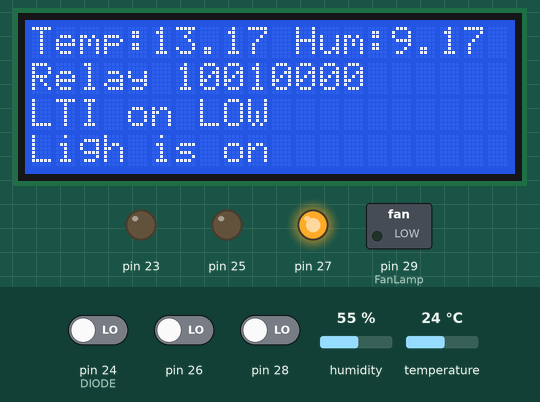
A sketch run on a simulated Arduino Mega 2560, built with avr-gcc and run on an emulated ATmega2560. Shown: 20×4 character LCD, switched loads named in the sketch (green lamp = pin HIGH), output pins drawn as LEDs (lit = HIGH). The test bench sets the inputs (shaded band); at power-on: pin 24 (DIODE) LOW, temperature 24 °C, humidity 55 %, pin 26 LOW, pin 28 LOW. What the sketch prints to the serial monitor is not drawn.

Above: at 3.2 s.
3.3 s: pin 24 (DIODE) driven HIGH
At 6.4 s:
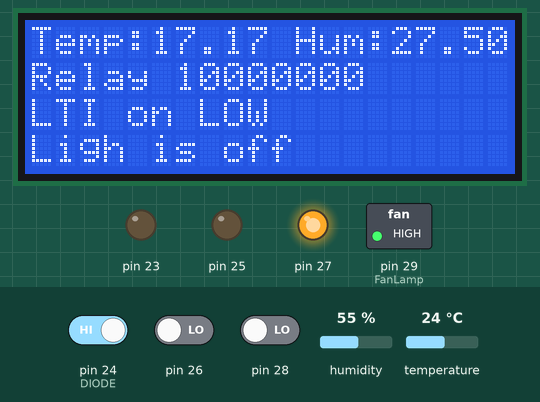
12.8 s: temperature set to 19.8 °C
At 15.5 s:
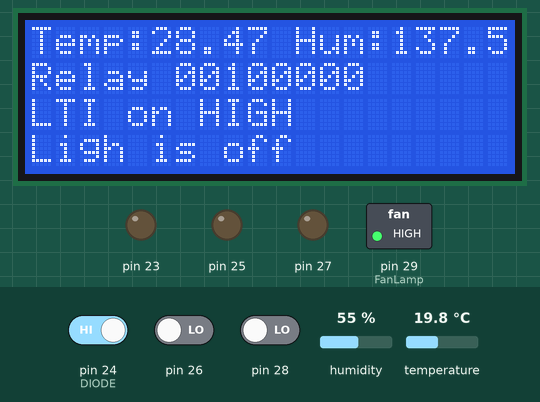
22.3 s: temperature set to 18.7 °C
At 26.0 s:
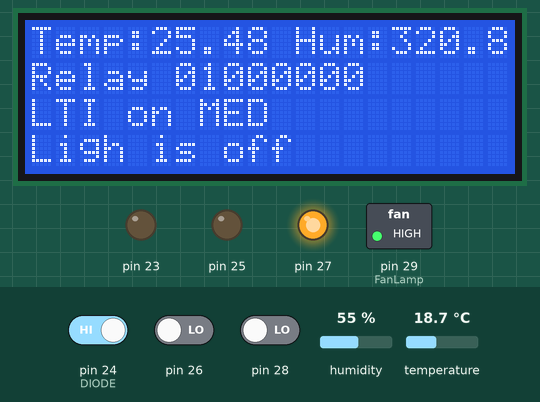
31.7 s: pin 24 (DIODE) driven LOW
At 33.2 s:
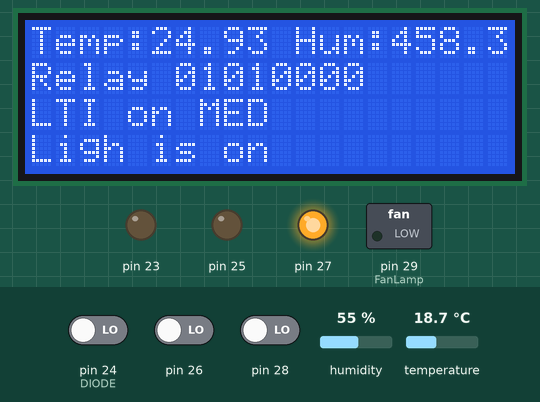
41.2 s: humidity set to 61 %
At 43.3 s:
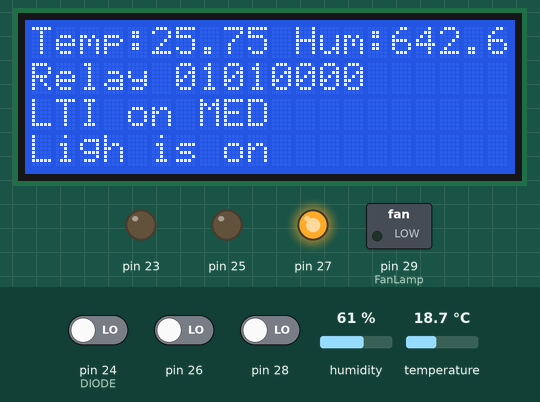
47.0 s: humidity set to 64 %
At 49.3 s:
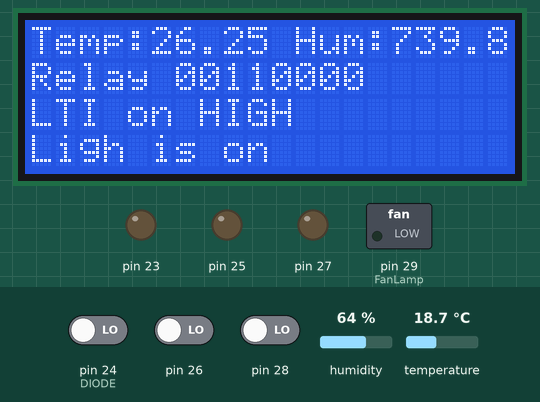
Timing chart, 0 to 50.8 s (numbered marks = the images above; inputs shaded):
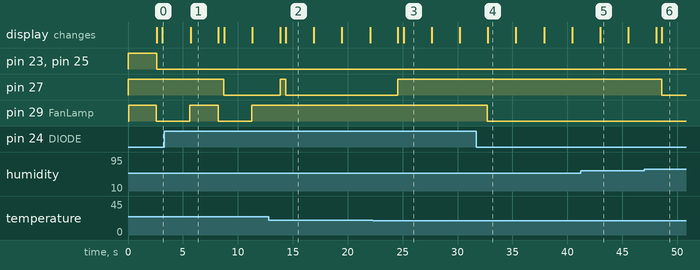

Measured:
- the behaviour switches between 19.3 and 19.2 °C on temperature (found by bisection; images 2 and 3)
- the behaviour switches between 62 and 63 % on humidity (found by bisection; images 5 and 6)
- after the input at 3.3 s, pin 29 (FanLamp): LOW → HIGH after 2.3 s, → LOW 2.6 s later, → HIGH 3.0 s later; the display: changes after 2.4 s (image 1)
- after the input at 12.8 s, pin 29 (FanLamp): stays HIGH (without the input it goes to LOW after 1.0 s)
- after the input at 31.7 s, pin 29 (FanLamp): HIGH → LOW after 1.0 s; the display: changes after 1.1 s (image 4)
- after the input at 47.0 s, pin 27: HIGH → LOW after 1.6 s; the display: first changes after 1.1 s (image 6 shows a later state)
- what the display in image 1 shows lasts 2.5 s, from 5.7 s to 8.2 s

The sketch:

klima.ino
```cpp
// Example testing sketch for various DHT humidity/temperature sensors
// Written by ladyada, public domain

/*-----( Import needed libraries )-----*/
#include <Wire.h>  // Comes with Arduino IDE
// Get the LCD I2C Library here:
// https://bitbucket.org/fmalpartida/new-liquidcrystal/downloads
// Move any other LCD libraries to another folder or delete them
// See Library "Docs" folder for possible commands etc.
#include <LiquidCrystal_I2C.h>
#include <DHT.h>
#include "Lti.h"


#define DHTPIN    22
#define DIODE     24
#define FanLamp   29


LiquidCrystal_I2C lcd(0x3f, 2, 1, 0, 4, 5, 6, 7, 3, POSITIVE);  // Set the LCD I2C address
Lti Lti(23,25,27);


float setTemp   = 20;
float tTemp[5];
float ttTemp;
float tHum[5];
float ttHum;
int lti_status;
int light_status;

// Uncomment whatever type you're using!
//#define DHTTYPE DHT11   // DHT 11
#define DHTTYPE DHT22   // DHT 22  (AM2302)
//#define DHTTYPE DHT21   // DHT 21 (AM2301)

// Initialize DHT sensor for normal 16mhz Arduino
DHT dht(DHTPIN, DHTTYPE);
// NOTE: For working with a faster chip, like an Arduino Due or Teensy, you
// might need to increase the threshold for cycle counts considered a 1 or 0.
// You can do this by passing a 3rd parameter for this threshold.  It's a bit
// of fiddling to find the right value, but in general the faster the CPU the
// higher the value.  The default for a 16mhz AVR is a value of 6.  For an
// Arduino Due that runs at 84mhz a value of 30 works.
// Example to initialize DHT sensor for Arduino Due:
//DHT dht(DHTPIN, DHTTYPE, 30);

void setup() {
  Serial.begin(9600);

  lcd.begin(20,4);

  Serial.println("DHTxx test!");


  //Define Relay
  pinMode(FanLamp, OUTPUT);
  digitalWrite(FanLamp, 1);

  pinMode(DIODE, INPUT);

  lcd.clear();
  lcd.setCursor(0,1);
  lcd.print("Relay 00000000");

  dht.begin();
}

void loop() {

  // Wait a few seconds between measurements.
  delay(2500);

 light_status = digitalRead(DIODE);

  if(light_status){
    light_off();
  }
  else{
    light_on();
  }

  // Reading temperature or humidity takes about 250 milliseconds!
  // Sensor readings may also be up to 2 seconds 'old' (its a very slow sensor)
  float h = dht.readHumidity();
  // Read temperature as Celsius
  float t = dht.readTemperature();
  // Read temperature as Fahrenheit
  float f = dht.readTemperature(true);

  // Check if any reads failed and exit early (to try again).
  if (isnan(h) || isnan(t) || isnan(f)) {
    Serial.println("Failed to read from DHT sensor!");
    lcd.setCursor(0,0);
    lcd.print("Failed to read DHT  ");
    Lti.med();
    lcd.setCursor(6,1);
    lcd.print("010");
    lcd.setCursor(0,2);
    lcd.print("LTI on LOW ");
    return;
  }

  // Compute heat index
  // Must send in temp in Fahrenheit!
 // float hi = dht.computeHeatIndex(f, h);


  tTemp[5] = t;
  tHum[5]   = h;

  //Shift Register to the left
  for(int i=0; i<5; i++) {
   tTemp[i] = tTemp[i+1];
   tHum[i]  = tHum[i+1];
  }

  //Durchschnittstemperatur berechnen
  for(int i=0;i<5;i++){
    ttTemp+=tTemp[i];
    ttHum+=tHum[i];
  }
  float Temp;
  float Hum;
  Temp=ttTemp/6;
  Hum  =ttHum/6;


  Serial.print("Humidity: ");
  Serial.print(Hum);
  Serial.print(" %\t");
  Serial.print("Temperature: ");
  Serial.print(Temp);
  Serial.println(" *C ");

  lcd.setCursor(0,0);
  lcd.print("Temp:");
  lcd.setCursor(5,0);
  lcd.print(Temp);
  lcd.setCursor(10,0);
  lcd.print(" Hum:");
  lcd.setCursor(15,0);
  lcd.print(Hum);

  if (Temp >= setTemp && Temp < 26) {
    Lti.med();
    lcd.setCursor(6,1);
    lcd.print("010");
    lcd.setCursor(0,2);
    lcd.print("LTI on MED ");
  }
  else if(Temp >= 26){
    Lti.high();
    lcd.setCursor(6,1);
    lcd.print("001");
    lcd.setCursor(0,2);
    lcd.print("LTI on HIGH");
  }
  else{
    Lti.low();
    lcd.setCursor(6,1);
    lcd.print("100");
    lcd.setCursor(0,2);
    lcd.print("LTI on LOW ");
}

//End loop()
}


void light_off(){
   digitalWrite(FanLamp, 1);
   lcd.setCursor(0,3);
   lcd.print("Ligh is off");
   lcd.setCursor(9,1);
   lcd.print("0");
}

void light_on(){
   digitalWrite(FanLamp, 0);
   lcd.setCursor(0,3);
   lcd.print("Ligh is on ");
   lcd.setCursor(9,1);
   lcd.print("1");
}
```

Lti.cpp
```cpp
/*
  Morse.cpp - Library for flashing Morse code.
  Created by David A. Mellis, November 2, 2007.
  Released into the public domain.
*/
#include "Arduino.h"
#include "Lti.h"

Lti::Lti(int pinLow, int pinMed, int pinHigh)
{
  pinMode(pinLow, INPUT_PULLUP);
  pinMode(pinLow, OUTPUT);
  pinMode(pinMed, INPUT_PULLUP);
  pinMode(pinMed, OUTPUT);
  pinMode(pinHigh, INPUT_PULLUP);
  pinMode(pinHigh, OUTPUT);

  _pinLow = pinLow;
  _pinMed = pinMed;
  _pinHigh= pinHigh;
}

void Lti::reset(){
  digitalWrite(_pinLow, 1);
  digitalWrite(_pinMed, 1);
  digitalWrite(_pinHigh,1);
  delay(500);
  _status = 0;
}

void Lti::low(){
  if(_status != 1){
    reset();
    digitalWrite(_pinLow,0);
    _status=1;
  }
}

void Lti::med(){
  if(_status !=2){
    reset();
    digitalWrite(_pinMed, 0);
    _status = 2;
  }
}

void Lti::high(){
  if(_status !=3){
    reset();
    digitalWrite(_pinHigh,0);
    _status=3;
  }

}
```

Lti.h
```cpp
/*
  Morse.h - Library for flashing Morse code.
  Created by David A. Mellis, November 2, 2007.
  Released into the public domain.
*/

#ifndef Lti_h
#define Lti_h

#include "Arduino.h"

class Lti
{
  public:
    Lti(int pinLow,int pinMed,int pinHigh);
    void low();
    void med();
    void high();
    void reset();
  private:
    int _pinLow;
    int _pinMed;
    int _pinHigh;
    int _status;
};

#endif
```
